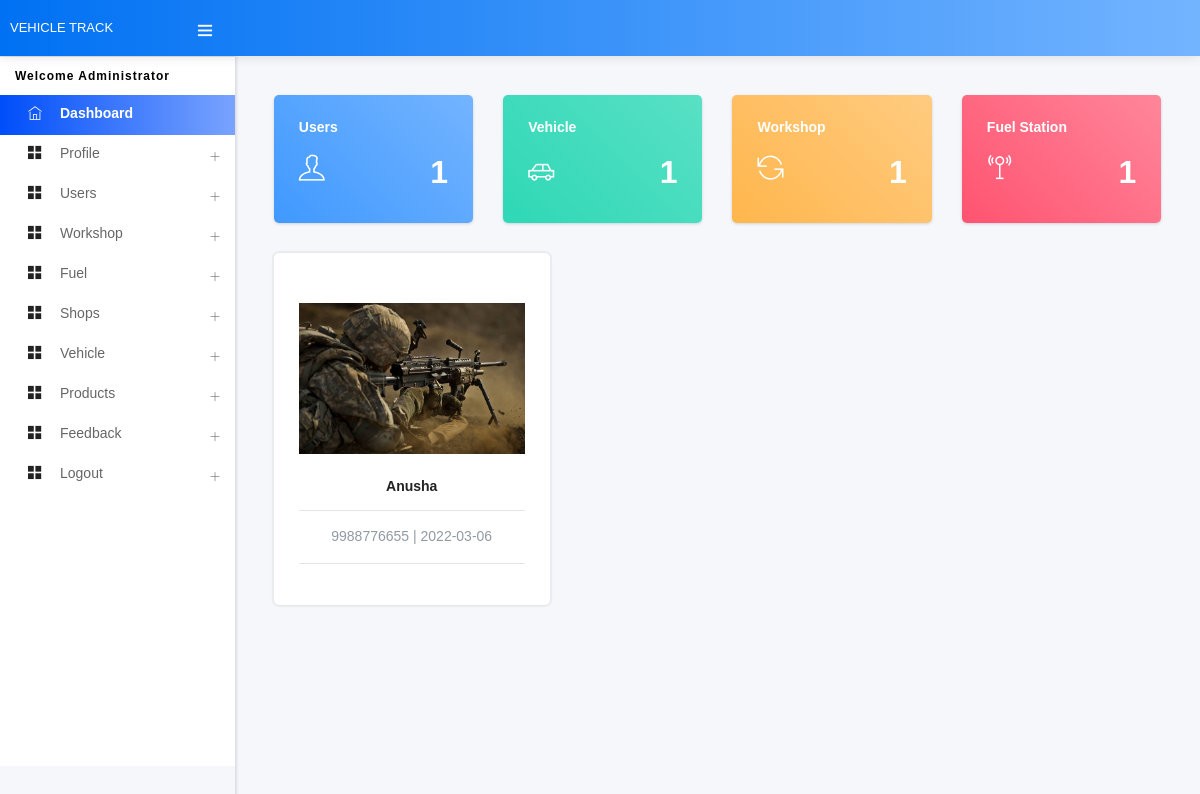
The page /admin/index.php (signed in) on the database its author committed.
### tables this page shows
CREATE TABLE IF NOT EXISTS `user` (
  `user_id` int(11) NOT NULL AUTO_INCREMENT,
  `Log_Id` text NOT NULL,
  `name` text NOT NULL,
  `contact_no` text NOT NULL,
  `email` text NOT NULL,
  `location` text NOT NULL,
  `password` text NOT NULL,
  `utype` text NOT NULL,
  `stat` text NOT NULL,
  `liceno` text,
  `adharno` text,
  `photo` text,
  `date` date NOT NULL,
  PRIMARY KEY (`user_id`)
);

### admin/index.php (the view, shortened to what this page needs)
<?php
	include('../connect/db.php');
?>
<!DOCTYPE html>
<html lang="en">
	<head>
        <?php include("include/css.php");?>
	</head>
<body>
    <div id="pcoded" class="pcoded">
        <div class="pcoded-container navbar-wrapper">
            <nav class="navbar header-navbar pcoded-header">
               <div class="navbar-wrapper">
                   <div class="navbar-logo">
                       <a class="mobile-menu" id="mobile-collapse" href="#!">
                           <i class="ti-menu"></i>
                       </a>
                       <a href="index.php">
                          Vehicle Track
                       </a>
                   </div>
               </div>
           </nav>
            <div class="pcoded-main-container">
                <div class="pcoded-wrapper">
                    <?php include("include/leftmenu.php");?>
                    <div class="pcoded-content" id="home">
                        <div class="pcoded-inner-content">
                            <div class="main-body">
                                <div class="page-wrapper">
                                    <div class="page-body">
                                      <div class="row">
                                            <div class="col-md-6 col-xl-3">
                                                <div class="card bg-c-blue order-card">
                                                    <div class="card-block">
                                                        <h6 class="m-b-20">Users</h6>
                                                        <h2 class="text-right"><i class="ti-user f-left"></i><span>
                                                       	    <?php
																$result = $db->prepare("select count(*) from user where utype='user'");
																$result->execute();
																for($i=0; $row = $result->fetch(); $i++)
																{
																	echo"".$row['count(*)']."";
																}
															?>
                                                        </span></h2>
                                                        </div>
                                                </div>
                                            </div>
                                            <div class="col-md-6 col-xl-3">
                                                <div class="card bg-c-green order-card">
                                                    <div class="card-block">
                                                        <h6 class="m-b-20">Vehicle</h6>
                                                        <h2 class="text-right"><i class=" ti-car f-left"></i><span>
                                                       		<?php
																$result = $db->prepare("select count(*) from vehicle");
																$result->execute();
																for($i=0; $row = $result->fetch(); $i++)
																{
																	echo"".$row['count(*)']."";
																}
															?>
                                                        </span></h2>
                                                    </div>
                                                </div>
                                            </div>
                                            <div class="col-md-6 col-xl-3">
                                                <div class="card bg-c-yellow order-card">
                                                    <div class="card-block">
                                                        <h6 class="m-b-20">Workshop</h6>
                                                        <h2 class="text-right"><i class="ti-reload f-left"></i><span>
                                                        	<?php
																$result = $db->prepare("select count(*) from user where utype='workshop'");
																$result->execute();
																for($i=0; $row = $result->fetch(); $i++)
																{
																	echo"".$row['count(*)']."";
																}
															?>
                                                        </span></h2>
                                                    </div>
                                                </div>
                                            </div>
                                            <div class="col-md-6 col-xl-3">
                                                <div class="card bg-c-pink order-card">
                                                    <div class="card-block">
                                                        <h6 class="m-b-20">Fuel Station</h6>
                                                        <h2 class="text-right"><i class="ti-signal f-left"></i><span>
                                                       <?php
																$result = $db->prepare("select count(*) from user where utype='fuel'");
																$result->execute();
																for($i=0; $row = $result->fetch(); $i++)
																{
																	echo"".$row['count(*)']."";
																}
															?>
                                                        </span></h2>
                                                    </div>
                                                </div>
                                            </div>
                                            <div class="col-md-4">
                                                <div class="card user-card">
                                                    <div class="card-header">
                                                    </div>
                                                    <?php
												  	$result = $db->prepare("SELECT * FROM user where utype='User'");
													$result->execute();
													for($i=0; $rows = $result->fetch(); $i++)
													{
												  ?>
                                                  <div class="card-block">
                                                   <img src="../photo/<?php echo $rows['photo'];?>" alt="img" class="img-fluid" width="100%">
                                                    <h6 class="f-w-600 m-t-25 m-b-10"><?php echo $rows['name'];?></h6>
                                                    <hr/>
                                                    <p class="text-muted"><?php echo $rows['contact_no'];?> | <?php echo $rows['date'];?></p>
                                                     <hr/>
                                                    </div>
                                                   <?php
													}
												   ?>
                                                </div>
                                            </div>
                                        </div>
                                    </div>
                                </div>
                            </div>
                        </div>
                    </div>
                </div>
            </div>
        </div>
	</div>
</body>
</html>

### admin/include/leftmenu.php (shortened to what this page needs)
<?php
	$Log_Id=$_SESSION['SESS_ADMIN_ID'];
	$result = $db->prepare("select * from user where Log_Id='$Log_Id'");
	$result->execute();
	for($i=0; $row = $result->fetch(); $i++)
	{
		$uname=$row["name"];
	}
?>
<nav class="pcoded-navbar">
    <div class="pcoded-inner-navbar main-menu">
        <div class="pcoded-navigatio-lavel" data-i18n="nav.category.navigation" style="text-transform:capitalize;">
            Welcome <?php echo $uname;?>
        </div>
        <ul class="pcoded-item pcoded-left-item">
            <li class="active">
                <a href="index.php">
                    <span class="pcoded-micon"><i class="ti-home"></i><b>D</b></span>
                    <span class="pcoded-mtext" data-i18n="nav.dash.main">Dashboard</span>
                </a>
            </li>
            <li class="pcoded-hasmenu">
                <a href="javascript:void(0)">
                    <span class="pcoded-micon"><i class="ti-layout-grid2-alt"></i></span>
                    <span class="pcoded-mtext"  data-i18n="nav.basic-components.main">Profile</span>
                </a>
            </li>
             <li class="pcoded-hasmenu">
                <a href="javascript:void(0)">
                    <span class="pcoded-micon"><i class="ti-layout-grid2-alt"></i></span>
                    <span class="pcoded-mtext"  data-i18n="nav.basic-components.main">Users</span>
                </a>
            </li>
            <li class="pcoded-hasmenu">
                <a href="javascript:void(0)">
                    <span class="pcoded-micon"><i class="ti-layout-grid2-alt"></i></span>
                    <span class="pcoded-mtext"  data-i18n="nav.basic-components.main">Workshop</span>
                </a>
            </li>
             <li class="pcoded-hasmenu">
                <a href="javascript:void(0)">
                    <span class="pcoded-micon"><i class="ti-layout-grid2-alt"></i></span>
                    <span class="pcoded-mtext"  data-i18n="nav.basic-components.main">Fuel</span>
                </a>
            </li>
            <li class="pcoded-hasmenu">
                <a href="javascript:void(0)">
                    <span class="pcoded-micon"><i class="ti-layout-grid2-alt"></i></span>
                    <span class="pcoded-mtext"  data-i18n="nav.basic-components.main">Shops</span>
                </a>
            </li>
            <li class="pcoded-hasmenu">
                <a href="javascript:void(0)">
                    <span class="pcoded-micon"><i class="ti-layout-grid2-alt"></i></span>
                    <span class="pcoded-mtext"  data-i18n="nav.basic-components.main">Vehicle</span>
                </a>
            </li>
             <li class="pcoded-hasmenu">
                <a href="javascript:void(0)">
                    <span class="pcoded-micon"><i class="ti-layout-grid2-alt"></i></span>
                    <span class="pcoded-mtext"  data-i18n="nav.basic-components.main">Products</span>
                </a>
            </li>
            <li class="pcoded-hasmenu">
                <a href="javascript:void(0)">
                    <span class="pcoded-micon"><i class="ti-layout-grid2-alt"></i></span>
                    <span class="pcoded-mtext"  data-i18n="nav.basic-components.main">Feedback</span>
                </a>
            </li>
             <li class="pcoded-hasmenu">
                <a href="javascript:void(0)">
                    <span class="pcoded-micon"><i class="ti-layout-grid2-alt"></i></span>
                    <span class="pcoded-mtext"  data-i18n="nav.basic-components.main">Logout</span>
                </a>
            </li>
        </ul>
    </div>
</nav>

### rows shown on the page
user: name "Administrator"
user: photo (picture), name "Anusha", contact_no "9988776655", date "2022-03-06"

### other values the page prints
$row['count(*)'] "1"
